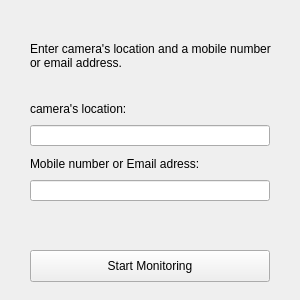
<?xml version="1.0" encoding="UTF-8"?>
<ui version="4.0">
 <class>MainWindow</class>
 <widget class="QMainWindow" name="MainWindow">
  <property name="geometry">
   <rect>
    <x>0</x>
    <y>0</y>
    <width>300</width>
    <height>300</height>
   </rect>
  </property>
  <property name="minimumSize">
   <size>
    <width>300</width>
    <height>300</height>
   </size>
  </property>
  <property name="maximumSize">
   <size>
    <width>300</width>
    <height>300</height>
   </size>
  </property>
  <property name="windowTitle">
   <string>ODAC in Educative Area</string>
  </property>
  <widget class="QWidget" name="centralwidget">
   <widget class="QLabel" name="label">
    <property name="geometry">
     <rect>
      <x>30</x>
      <y>20</y>
      <width>241</width>
      <height>71</height>
     </rect>
    </property>
    <property name="text">
     <string>Enter camera's location and a mobile number or email address.</string>
    </property>
    <property name="wordWrap">
     <bool>true</bool>
    </property>
   </widget>
   <widget class="QLabel" name="label_2">
    <property name="geometry">
     <rect>
      <x>30</x>
      <y>101</y>
      <width>111</width>
      <height>16</height>
     </rect>
    </property>
    <property name="text">
     <string>camera's location:</string>
    </property>
   </widget>
   <widget class="QLabel" name="label_3">
    <property name="geometry">
     <rect>
      <x>30</x>
      <y>156</y>
      <width>181</width>
      <height>16</height>
     </rect>
    </property>
    <property name="text">
     <string>Mobile number or Email adress:</string>
    </property>
   </widget>
   <widget class="QPushButton" name="pushButton">
    <property name="geometry">
     <rect>
      <x>30</x>
      <y>250</y>
      <width>240</width>
      <height>32</height>
     </rect>
    </property>
    <property name="text">
     <string>Start Monitoring</string>
    </property>
   </widget>
   <widget class="QLineEdit" name="location_input">
    <property name="geometry">
     <rect>
      <x>30</x>
      <y>125</y>
      <width>240</width>
      <height>21</height>
     </rect>
    </property>
   </widget>
   <widget class="QLineEdit" name="sendTo_input">
    <property name="geometry">
     <rect>
      <x>30</x>
      <y>180</y>
      <width>240</width>
      <height>21</height>
     </rect>
    </property>
    <property name="minimumSize">
     <size>
      <width>0</width>
      <height>0</height>
     </size>
    </property>
   </widget>
  </widget>
 </widget>
 <resources/>
 <connections/>
</ui>
